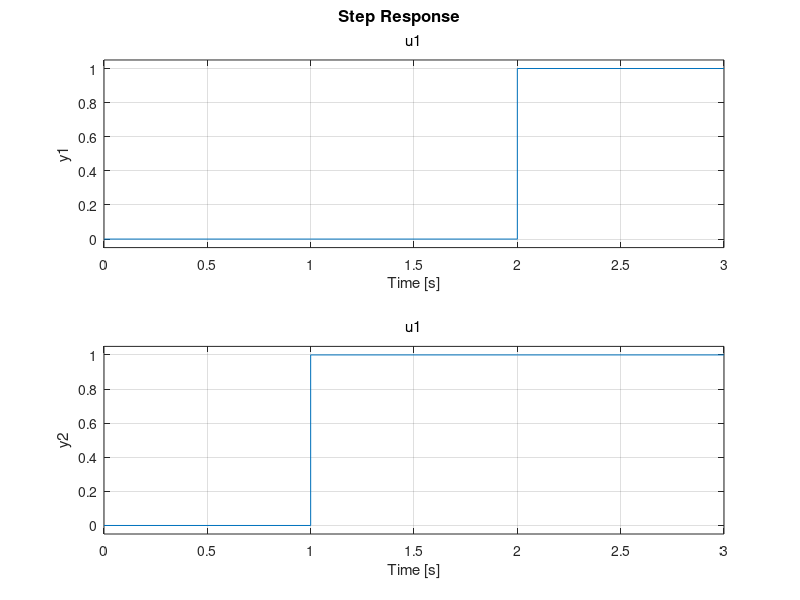

Recreate this plot in MATLAB.
G=[0 1;-.42 1.3]
H=[0 1]'
C=eye(2,2)
D=[0 0]'
%ss state space
sys1=ss(G,H,C,D,1)
step(sys1)
K=[-.42 1.3]
sys2=feedback(sys1,K)
step(sys2)
%se pone todos  los polos en 0    asegrandose  que en dos periodos de
%muestreo
